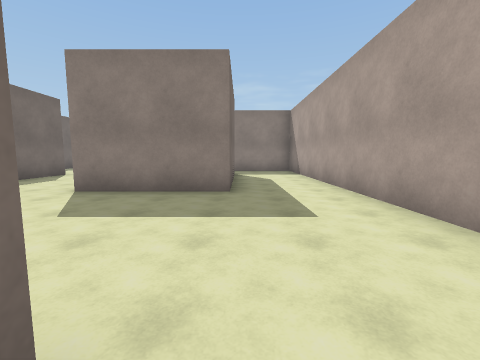
view 1 (above)

24 first-person views from a walk through a 3-D level made in the Unity game engine. The camera is 1.5 m above the floor, tilts 6° down and sees 90° across. The floor is counted in squares, 2 m on a side. Each view is taken from the middle of a square. On the plan, view 1 faces up. The plan holds only what a view shows up to about 9 squares ahead; the rest is blank. The place goes on beyond the plan. The player character is not drawn. Surface patterns are stand-ins for the level's own textures.

view 2
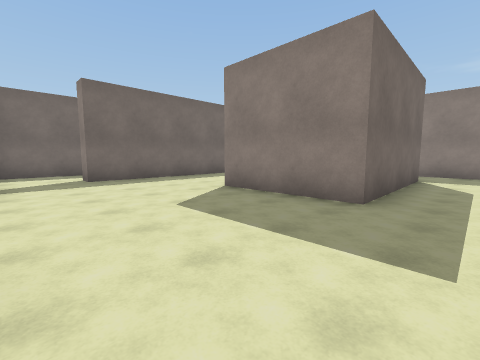

view 3
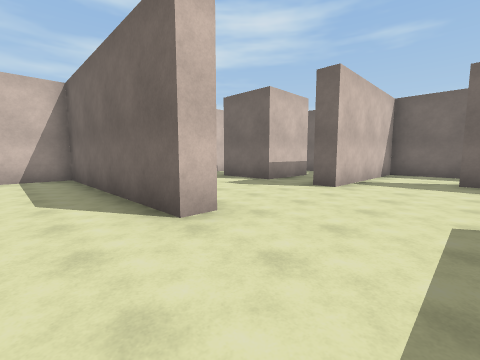

view 4
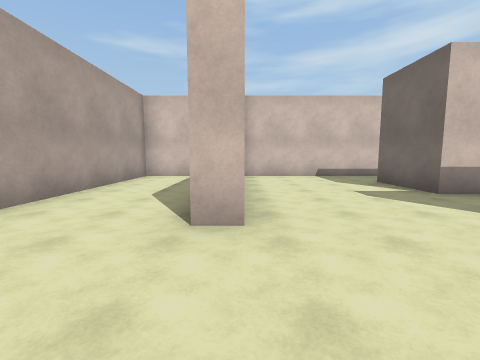

view 5
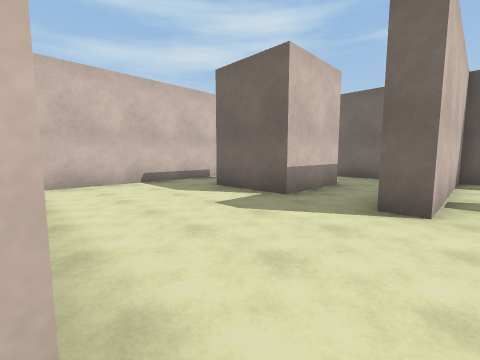

view 6
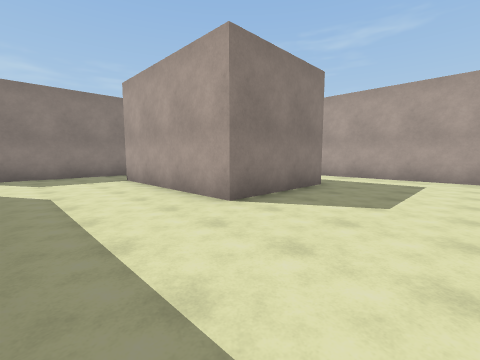

view 7
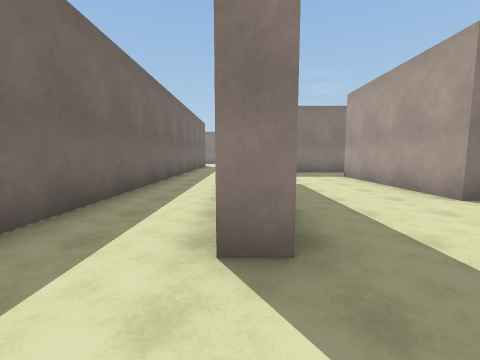

view 8
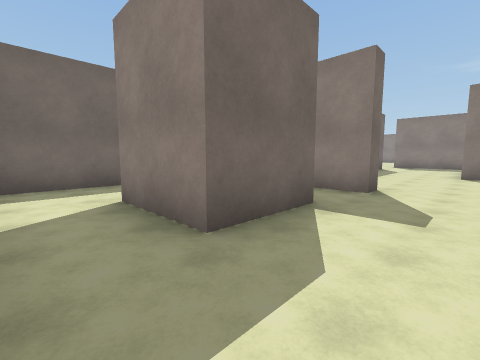

view 9
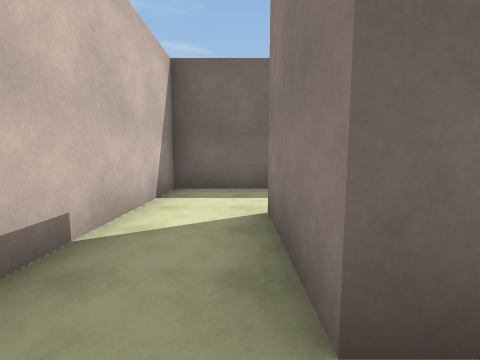

view 10
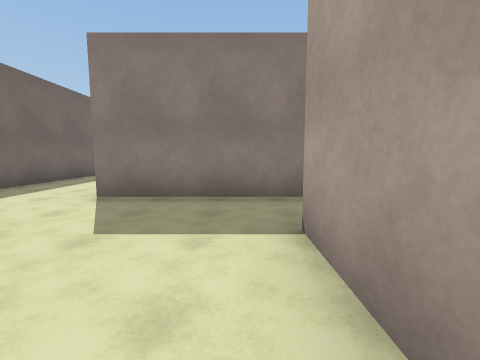

view 11
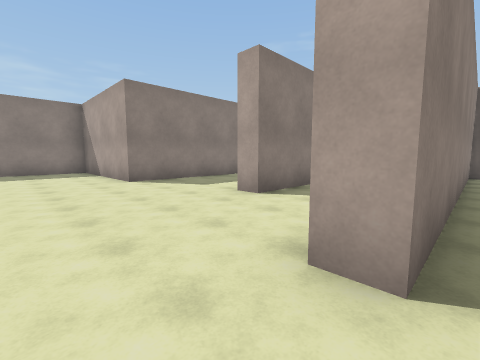

view 12
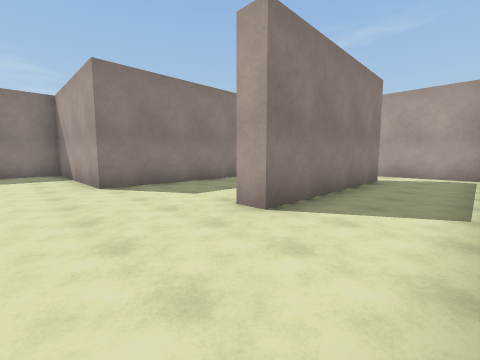

view 13
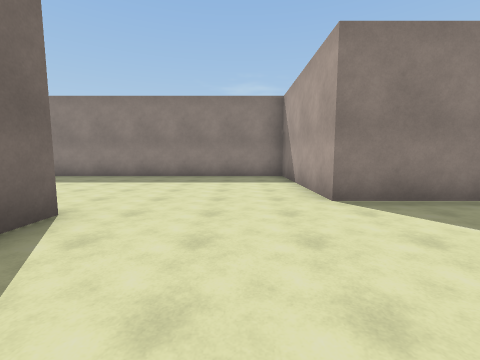

view 14
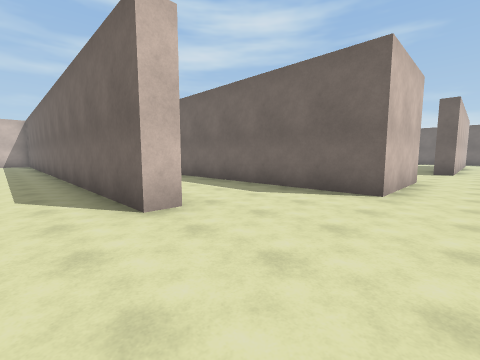

view 15
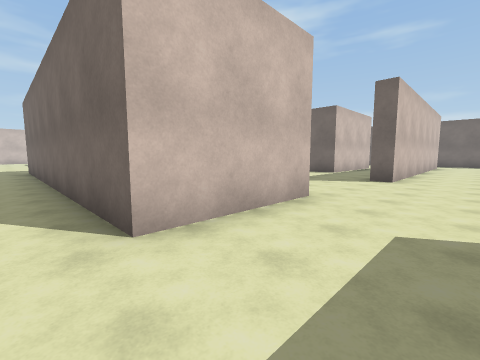

view 16
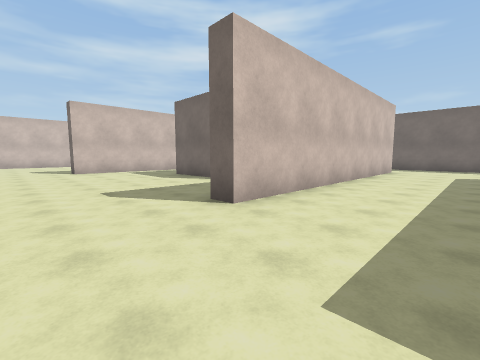

view 17
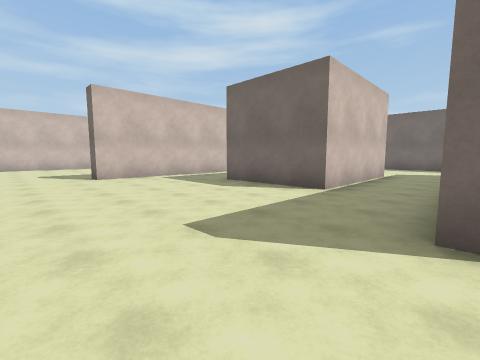

view 18
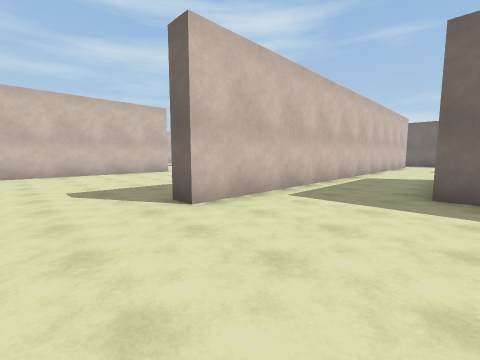

view 19
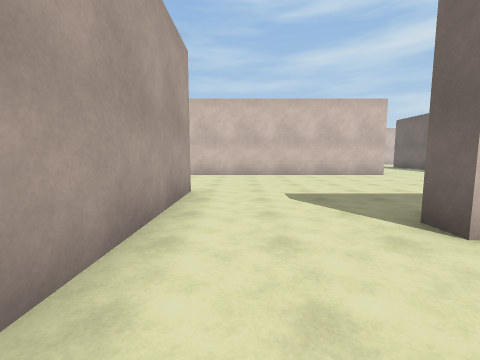

view 20
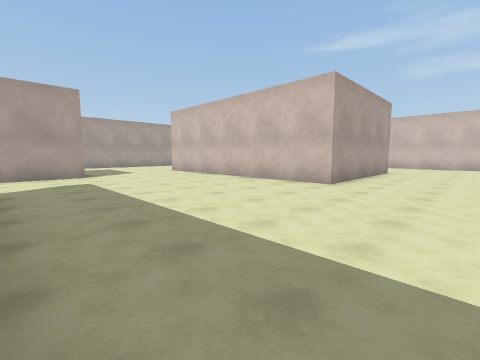

view 21
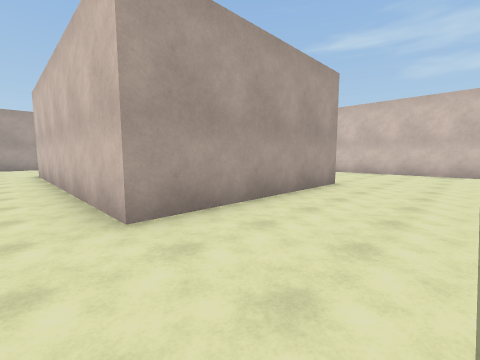

view 22
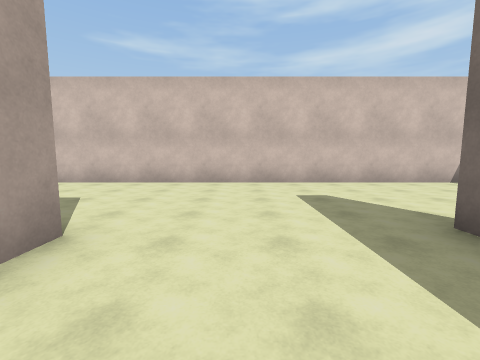

view 23
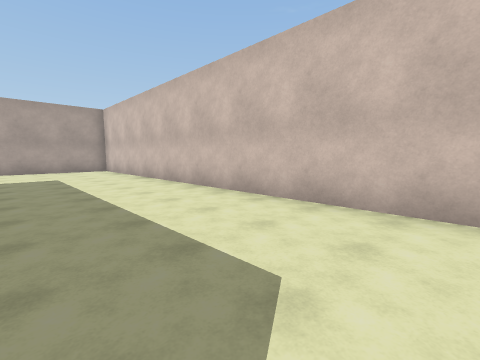

view 24
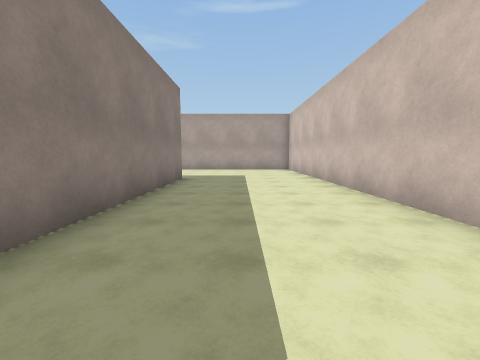

### Floor plan
Points are (right, up) in squares from view 1. A wall is a line through its corners. A room is listed if a view was taken in it or the views show most of it. See-through windows are left out.
Room 1 (views 1, 2, 3, 4, 5, 6, 7, 8, 9, 10)
walls: (-1.1, 0.5) (-0.5, 0.5) (-0.5, -5.5) (2.3, -5.5) (2.3, -0.2); (2.3, 2) (2.3, 9); (-7.4, 0.5) (-4.5, 0.5) (-4.5, 0.1) (-5.8, 0.1); (-7.1, -1.6) (-4.8, -1.6) (-4.8, -3.6) (-7.1, -3.6); (-0.2, 9.4) (-0.2, 4.9) (-3.4, 4.9) (-3.4, 9.4); (-9.3, -1.1) (-9.3, -5.5) (-1.1, -5.5); (-6.6, 9.1) (-6.6, 2.7) (-7.2, 2.7); (2.2, 11.2) (-6.6, 11.2)
ways out: opening at (-7.5, 11) to room 2; opening at (-7, 1.5) to room 3; opening at (-7, 10) to room 3
Room 2 (views 11, 12, 13, 14, 15, 16, 17, 18, 19, 20, 21, 22, 23, 24)
walls: (-16, 8) (-16, 12.1); (-16, 18.8) (-12.8, 18.8) (-12.8, 9); (-9.9, 17) (-9.3, 17) (-9.3, 10.5); (-26.8, 11) (-19, 11) (-19, 10.4); (-6.6, 11.2) (-6.6, 11.9); (-26.5, 16.7) (-21.9, 16.7) (-21.9, 13.4); (-14.4, -1.2) (-20.2, -1.2); (-27.2, 19.4) (-19.5, 19.4) (-19.5, 18.8); (-22.4, -1.2) (-22.4, 4.1) (-14.4, 4.1); (-9.9, -2.8) (-9.9, -2); (-1.2, 17.9) (-5.5, 17.9) (-5.5, 22.5) (-13.6, 22.5); (0.6, 14) (-4.5, 14) (-4.5, 14.6); (2.3, 12) (2.3, 14.5); (-28.5, -5.5) (-12.6, -5.5)
ways out: opening at (-7.5, 11) to room 1
Room 3 (no view inside)
walls: (-9.3, 10.5) (-9.3, 0.5) (-7.4, 0.5)
ways out: opening at (-7, 1.5) to room 1; opening at (-7, 10) to room 1

Where each view was taken, in squares from view 1:
view 1: 0 up, 0 right, facing up
view 2: 1 up, 1 right, facing up-left
view 3: 3 up, 1 right, facing down-left
view 4: 3 up, 1 left, facing down
view 5: 1 up, 1 left, facing down-left
view 6: 2 up, 6 left, facing up-right
view 7: 1 up, 7 left, facing up
view 8: 5 down, 3 left, facing up-left
view 9: 4 down, 4 left, facing left
view 10: 7 up, 4 left, facing up
view 11: 11 up, 8 left, facing up-right
view 12: 12 up, 7 left, facing up-right
view 13: 14 up, 7 left, facing up
view 14: 20 up, 8 left, facing down-left
view 15: 21 up, 12 left, facing down-left
view 16: 22 up, 17 left, facing down-left
view 17: 19 up, 17 left, facing down-left
view 18: 14 up, 17 left, facing down-left
view 19: 13 up, 17 left, facing down
view 20: 10 up, 25 left, facing down-right
view 21: 5 up, 25 left, facing down-right
view 22: 1 up, 24 left, facing down
view 23: 2 down, 22 left, facing down-right
view 24: 3 down, 22 left, facing right
